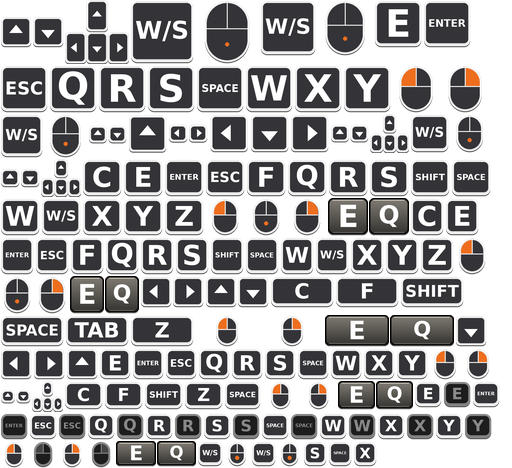

Reproduce this figure in Python.
# Keyboard/mouse button pictures, drawn from scratch (no game artwork).
# Used by make_art.py to render art.png.
from PIL import Image, ImageDraw, ImageFont
import numpy as np

FONT = '/usr/share/fonts/truetype/dejavu/DejaVuSans-Bold.ttf'  # DejaVu fonts: free license
S = 4  # supersampling


def set_font(path):
    global FONT
    FONT = path


def font(px):
    return ImageFont.truetype(FONT, px)


def fit_text(draw, text, box_w, box_h, max_px):
    px = max_px
    while px > 6:
        f = font(px)
        l, t, r, b = draw.textbbox((0, 0), text, font=f)
        if r - l <= box_w and b - t <= box_h:
            return f, (l, t, r, b)
        px -= 1
    f = font(6)
    return f, draw.textbbox((0, 0), text, font=f)


def keycap(w, h, label):
    W, H = w * S, h * S
    im = Image.new('RGBA', (W, H), (0, 0, 0, 0))
    dr = ImageDraw.Draw(im)
    m = 1 * S
    r = 6 * S
    # shadow, body, top face
    dr.rounded_rectangle((m, m + S, W - m, H - m), r, fill=(0, 0, 0, 170))
    dr.rounded_rectangle((m, m, W - m, H - m - S), r, fill=(236, 236, 236, 255))
    dr.rounded_rectangle((m + 2 * S, m + 2 * S, W - m - 2 * S, H - m - 4 * S), r - 2 * S, fill=(52, 52, 56, 255))
    bw, bh = W - 2 * m - 8 * S, H - 2 * m - 10 * S
    f, (l, t, rr, b) = fit_text(dr, label, bw, bh, int(bh * 1.05))
    x = (W - (rr - l)) / 2 - l
    y = (H - 2 * S - (b - t)) / 2 - t
    dr.text((x, y), label, font=f, fill=(255, 255, 255, 255))
    return im.resize((w, h), Image.LANCZOS)


def arrow_poly(cx, cy, size, direction):
    s = size
    pts = {'up': [(0, -s), (s, s * 0.2), (-s, s * 0.2)], 'down': [(0, s), (s, -s * 0.2), (-s, -s * 0.2)],
           'left': [(-s, 0), (s * 0.2, -s), (s * 0.2, s)], 'right': [(s, 0), (-s * 0.2, -s), (-s * 0.2, s)]}[direction]
    return [(cx + x, cy + y) for x, y in pts]


def arrowcap(w, h, dirs):
    # one keycap per direction, laid out side by side (or a cross for four)
    W, H = w * S, h * S
    im = Image.new('RGBA', (W, H), (0, 0, 0, 0))

    def cap(x0, y0, x1, y1, d):
        dr = ImageDraw.Draw(im)
        r = 4 * S
        dr.rounded_rectangle((x0, y0 + S, x1, y1), r, fill=(0, 0, 0, 170))
        dr.rounded_rectangle((x0, y0, x1, y1 - S), r, fill=(236, 236, 236, 255))
        dr.rounded_rectangle((x0 + 2 * S, y0 + 2 * S, x1 - 2 * S, y1 - 3 * S), r - S, fill=(52, 52, 56, 255))
        cx, cy = (x0 + x1) / 2, (y0 + y1 - S) / 2
        dr.polygon(arrow_poly(cx, cy, min(x1 - x0, y1 - y0) * 0.22, d), fill=(255, 255, 255, 255))

    if len(dirs) == 4:
        c = W / 3
        cap(c, 0, 2 * c, H / 2, 'up'); cap(0, H / 2, c, H, 'left'); cap(c, H / 2, 2 * c, H, 'down'); cap(2 * c, H / 2, W, H, 'right')
    else:
        n = len(dirs); cw = W / n
        side = min(cw, H)
        y0 = (H - side) / 2
        for i, d in enumerate(dirs):
            x0 = i * cw + (cw - side) / 2
            cap(x0 + S, y0 + S, x0 + side - S, y0 + side - S, d)
    return im.resize((w, h), Image.LANCZOS)


def mouse(w, h, button):
    W, H = w * S, h * S
    im = Image.new('RGBA', (W, H), (0, 0, 0, 0))
    dr = ImageDraw.Draw(im)
    mh = H - 2 * S
    mw = min(W - 2 * S, int(mh * 0.72))
    x0 = (W - mw) / 2
    y0 = S
    x1, y1 = x0 + mw, y0 + mh
    r = mw / 2
    dr.rounded_rectangle((x0, y0 + S, x1, y1), r, fill=(0, 0, 0, 170))
    dr.rounded_rectangle((x0, y0, x1, y1 - S), r, fill=(236, 236, 236, 255))
    ix0, iy0, ix1, iy1 = x0 + 2 * S, y0 + 2 * S, x1 - 2 * S, y1 - 3 * S
    dr.rounded_rectangle((ix0, iy0, ix1, iy1), r - 2 * S, fill=(52, 52, 56, 255))
    midx = (ix0 + ix1) / 2
    split = iy0 + (iy1 - iy0) * 0.45
    hi = (238, 110, 30, 255)
    if button == 'left':
        dr.pieslice((ix0, iy0, ix1, iy0 + (ix1 - ix0)), 180, 270, fill=hi); dr.rectangle((ix0, iy0 + (ix1 - ix0) / 2, midx, split), fill=hi)
    elif button == 'right':
        dr.pieslice((ix0, iy0, ix1, iy0 + (ix1 - ix0)), 270, 360, fill=hi); dr.rectangle((midx, iy0 + (ix1 - ix0) / 2, ix1, split), fill=hi)
    elif button == 'middle':
        dr.rounded_rectangle((midx - 2 * S, iy0 + 2 * S, midx + 2 * S, split - 2 * S), 2 * S, fill=hi)
    dr.line((ix0, split, ix1, split), fill=(236, 236, 236, 255), width=S)
    dr.line((midx, iy0, midx, split), fill=(236, 236, 236, 255), width=S)
    if button == 'move':
        cy = (split + iy1) / 2
        dr.ellipse((midx - 2 * S, cy - 2 * S, midx + 2 * S, cy + 2 * S), fill=hi)
    return im.resize((w, h), Image.LANCZOS)


def plate(w, h, label):
    # A wide dark plate with a large letter, for the Q/E tab buttons of the
    # pause menu and character creator. It fills the picture, with a soft
    # shadow along the bottom edge.
    W, H = w * S, h * S
    im = Image.new('RGBA', (W, H), (0, 0, 0, 0))
    dr = ImageDraw.Draw(im)
    pw, ph = W - 1, H - 2 * S
    x0, y0 = 0, 0
    x1, y1 = x0 + pw, y0 + ph
    r = max(S, min(pw, ph) * 0.14)
    dr.rounded_rectangle((x0, y0 + S, x1, y1 + S), r, fill=(0, 0, 0, 160))       # shadow
    dr.rounded_rectangle((x0, y0, x1, y1), r, fill=(12, 11, 10, 255))             # dark rim
    top = (x0 + 1.5 * S, y0 + 1.5 * S, x1 - 1.5 * S, y1 - 1.5 * S)
    face = Image.new('RGBA', (W, H), (0, 0, 0, 0))
    fd = ImageDraw.Draw(face)
    ih = max(1, int(top[3] - top[1]))
    for i in range(ih):  # warm grey, lighter at the top
        t = i / max(1, ih - 1)
        c = tuple(int(round(a + (b - a) * t)) for a, b in zip((126, 122, 114), (56, 54, 51)))
        fd.line((top[0], top[1] + i, top[2], top[1] + i), fill=c + (255,))
    mask = Image.new('L', (W, H), 0)
    ImageDraw.Draw(mask).rounded_rectangle(top, max(1, r - S), fill=255)
    im.paste(face, (0, 0), mask)
    dr.line((top[0] + r * 0.6, top[1] + S * 0.5, top[2] - r * 0.6, top[1] + S * 0.5), fill=(190, 185, 174, 255), width=S)
    bw, bh = pw * 0.55, ph * 0.62
    f, (l, t, rr, b) = fit_text(dr, label, bw, bh, int(bh * 1.4))
    x = (W - (rr - l)) / 2 - l
    y = (y0 + y1 - (b - t)) / 2 - t
    dr.text((x, y), label, font=f, fill=(255, 255, 255, 255))
    return im.resize((w, h), Image.LANCZOS)


def art(spec, w, h):
    kind, arg = spec[0], spec[1]
    if kind == 'key': im = keycap(w, h, arg)
    elif kind == 'arrows': im = arrowcap(w, h, arg)
    elif kind == 'mouse': im = mouse(w, h, arg)
    elif kind == 'plate': im = plate(w, h, arg)
    else: raise ValueError(kind)
    if len(spec) > 2 and spec[2] == 'off':  # the greyed-out variant
        a = np.array(im).astype(float)
        g = a[:, :, :3].mean(2, keepdims=True) * 0.55
        a[:, :, :3] = g
        im = Image.fromarray(a.astype(np.uint8), 'RGBA')
    return im
